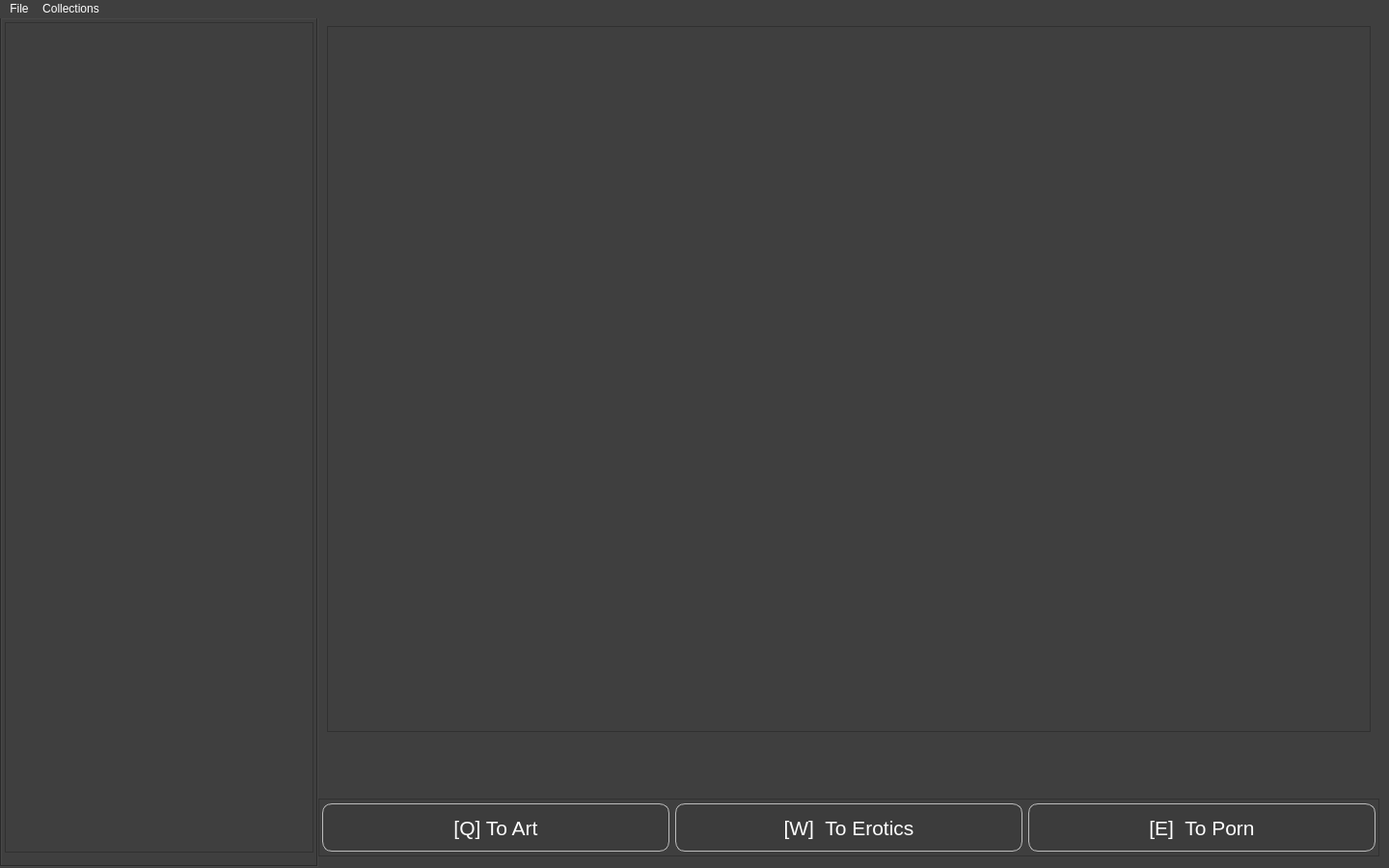
<?xml version="1.0" encoding="UTF-8"?>
<ui version="4.0">
 <class>MainWindow</class>
 <widget class="QMainWindow" name="MainWindow">
  <property name="geometry">
   <rect>
    <x>0</x>
    <y>0</y>
    <width>1440</width>
    <height>900</height>
   </rect>
  </property>
  <property name="minimumSize">
   <size>
    <width>1440</width>
    <height>900</height>
   </size>
  </property>
  <property name="maximumSize">
   <size>
    <width>1440</width>
    <height>900</height>
   </size>
  </property>
  <property name="windowTitle">
   <string>SORTAH</string>
  </property>
  <property name="windowIcon">
   <iconset resource="../resources.qrc">
    <normaloff>:/icons/icons/window_icon.jpg</normaloff>:/icons/icons/window_icon.jpg</iconset>
  </property>
  <property name="windowOpacity">
   <double>1.000000000000000</double>
  </property>
  <property name="autoFillBackground">
   <bool>false</bool>
  </property>
  <property name="styleSheet">
   <string notr="true">color: rgb(255, 255, 255);
font: 75 13pt &quot;Century Gothic&quot;;
selection-background-color: rgb(188, 188, 188);
selection-color: rgb(0, 0, 0);
border-color: rgb(15, 15, 15);
background-color: rgb(63, 63, 63);
alternate-background-color: rgb(188, 188, 188);</string>
  </property>
  <property name="toolButtonStyle">
   <enum>Qt::ToolButtonFollowStyle</enum>
  </property>
  <property name="tabShape">
   <enum>QTabWidget::Rounded</enum>
  </property>
  <property name="dockNestingEnabled">
   <bool>false</bool>
  </property>
  <widget class="QWidget" name="centralwidget">
   <widget class="QFrame" name="verticalFrame_2">
    <property name="geometry">
     <rect>
      <x>330</x>
      <y>-1</y>
      <width>1101</width>
      <height>881</height>
     </rect>
    </property>
    <property name="frameShape">
     <enum>QFrame::NoFrame</enum>
    </property>
    <property name="frameShadow">
     <enum>QFrame::Sunken</enum>
    </property>
    <widget class="QFrame" name="verticalFrame">
     <property name="geometry">
      <rect>
       <x>0</x>
       <y>0</y>
       <width>1100</width>
       <height>801</height>
      </rect>
     </property>
     <property name="frameShape">
      <enum>QFrame::NoFrame</enum>
     </property>
     <property name="frameShadow">
      <enum>QFrame::Sunken</enum>
     </property>
     <layout class="QVBoxLayout" name="verticalLayout">
      <item>
       <widget class="QLabel" name="label_current_image_image">
        <property name="sizePolicy">
         <sizepolicy hsizetype="Preferred" vsizetype="Preferred">
          <horstretch>0</horstretch>
          <verstretch>0</verstretch>
         </sizepolicy>
        </property>
        <property name="minimumSize">
         <size>
          <width>950</width>
          <height>640</height>
         </size>
        </property>
        <property name="layoutDirection">
         <enum>Qt::LeftToRight</enum>
        </property>
        <property name="styleSheet">
         <string notr="true"/>
        </property>
        <property name="frameShape">
         <enum>QFrame::StyledPanel</enum>
        </property>
        <property name="frameShadow">
         <enum>QFrame::Sunken</enum>
        </property>
        <property name="lineWidth">
         <number>2</number>
        </property>
        <property name="text">
         <string/>
        </property>
        <property name="scaledContents">
         <bool>false</bool>
        </property>
        <property name="alignment">
         <set>Qt::AlignCenter</set>
        </property>
        <property name="margin">
         <number>3</number>
        </property>
       </widget>
      </item>
      <item>
       <widget class="QLabel" name="label_current_image_name">
        <property name="maximumSize">
         <size>
          <width>16777215</width>
          <height>45</height>
         </size>
        </property>
        <property name="font">
         <font>
          <family>Century Gothic</family>
          <pointsize>13</pointsize>
          <weight>9</weight>
          <italic>false</italic>
          <bold>false</bold>
         </font>
        </property>
        <property name="styleSheet">
         <string notr="true">border: 0px;</string>
        </property>
        <property name="frameShape">
         <enum>QFrame::Box</enum>
        </property>
        <property name="frameShadow">
         <enum>QFrame::Sunken</enum>
        </property>
        <property name="text">
         <string/>
        </property>
        <property name="alignment">
         <set>Qt::AlignCenter</set>
        </property>
       </widget>
      </item>
     </layout>
    </widget>
    <widget class="QFrame" name="frame">
     <property name="enabled">
      <bool>true</bool>
     </property>
     <property name="geometry">
      <rect>
       <x>0</x>
       <y>810</y>
       <width>1100</width>
       <height>60</height>
      </rect>
     </property>
     <property name="minimumSize">
      <size>
       <width>1100</width>
       <height>60</height>
      </size>
     </property>
     <property name="maximumSize">
      <size>
       <width>16777215</width>
       <height>60</height>
      </size>
     </property>
     <property name="frameShape">
      <enum>QFrame::StyledPanel</enum>
     </property>
     <property name="frameShadow">
      <enum>QFrame::Raised</enum>
     </property>
     <layout class="QHBoxLayout" name="horizontalLayout">
      <property name="leftMargin">
       <number>3</number>
      </property>
      <property name="topMargin">
       <number>3</number>
      </property>
      <property name="rightMargin">
       <number>3</number>
      </property>
      <property name="bottomMargin">
       <number>3</number>
      </property>
      <item>
       <widget class="QPushButton" name="button_to_art">
        <property name="sizePolicy">
         <sizepolicy hsizetype="Preferred" vsizetype="Fixed">
          <horstretch>0</horstretch>
          <verstretch>0</verstretch>
         </sizepolicy>
        </property>
        <property name="minimumSize">
         <size>
          <width>100</width>
          <height>50</height>
         </size>
        </property>
        <property name="maximumSize">
         <size>
          <width>400</width>
          <height>16777215</height>
         </size>
        </property>
        <property name="styleSheet">
         <string notr="true">QPushButton {
	background-color: rgb(60, 60, 60);
    border-radius: 10px;
    border: 1px solid rgb(188, 188, 188);
	font-size: 16pt;
}
QPushButton:hover{
	background-color: rgb(188, 188, 188);
	color: rgb(0, 0, 0);
}</string>
        </property>
        <property name="text">
         <string>[Q] To Art</string>
        </property>
       </widget>
      </item>
      <item>
       <widget class="QPushButton" name="button_to_erotics">
        <property name="sizePolicy">
         <sizepolicy hsizetype="Preferred" vsizetype="Fixed">
          <horstretch>0</horstretch>
          <verstretch>0</verstretch>
         </sizepolicy>
        </property>
        <property name="minimumSize">
         <size>
          <width>100</width>
          <height>50</height>
         </size>
        </property>
        <property name="maximumSize">
         <size>
          <width>400</width>
          <height>16777215</height>
         </size>
        </property>
        <property name="styleSheet">
         <string notr="true">QPushButton {
	background-color: rgb(60, 60, 60);
    border-radius: 10px;
    border: 1px solid rgb(188, 188, 188);
	font-size: 16pt;
}
QPushButton:hover{
	background-color: rgb(188, 188, 188);
	color: rgb(0, 0, 0);
}</string>
        </property>
        <property name="text">
         <string>[W]  To Erotics</string>
        </property>
       </widget>
      </item>
      <item>
       <widget class="QPushButton" name="button_to_porn">
        <property name="sizePolicy">
         <sizepolicy hsizetype="Preferred" vsizetype="Fixed">
          <horstretch>0</horstretch>
          <verstretch>0</verstretch>
         </sizepolicy>
        </property>
        <property name="minimumSize">
         <size>
          <width>100</width>
          <height>50</height>
         </size>
        </property>
        <property name="maximumSize">
         <size>
          <width>400</width>
          <height>16777215</height>
         </size>
        </property>
        <property name="layoutDirection">
         <enum>Qt::RightToLeft</enum>
        </property>
        <property name="styleSheet">
         <string notr="true">QPushButton {
	background-color: rgb(60, 60, 60);
    border-radius: 10px;
    border: 1px solid rgb(188, 188, 188);
	font-size: 16pt;
}
QPushButton:hover{
	background-color: rgb(188, 188, 188);
	color: rgb(0, 0, 0);
}</string>
        </property>
        <property name="text">
         <string>[E]  To Porn</string>
        </property>
       </widget>
      </item>
     </layout>
    </widget>
   </widget>
   <widget class="QFrame" name="verticalFrame">
    <property name="geometry">
     <rect>
      <x>0</x>
      <y>-1</y>
      <width>330</width>
      <height>881</height>
     </rect>
    </property>
    <property name="sizePolicy">
     <sizepolicy hsizetype="Minimum" vsizetype="Preferred">
      <horstretch>0</horstretch>
      <verstretch>0</verstretch>
     </sizepolicy>
    </property>
    <property name="sizeIncrement">
     <size>
      <width>0</width>
      <height>0</height>
     </size>
    </property>
    <property name="layoutDirection">
     <enum>Qt::LeftToRight</enum>
    </property>
    <property name="autoFillBackground">
     <bool>false</bool>
    </property>
    <property name="frameShape">
     <enum>QFrame::Box</enum>
    </property>
    <property name="frameShadow">
     <enum>QFrame::Sunken</enum>
    </property>
    <widget class="QTreeView" name="treeView_image_list">
     <property name="geometry">
      <rect>
       <x>5</x>
       <y>5</y>
       <width>320</width>
       <height>861</height>
      </rect>
     </property>
     <property name="sizePolicy">
      <sizepolicy hsizetype="Preferred" vsizetype="MinimumExpanding">
       <horstretch>0</horstretch>
       <verstretch>0</verstretch>
      </sizepolicy>
     </property>
     <property name="styleSheet">
      <string notr="true">QListWidget::item:hover{
	background-color: rgb(188, 188, 188);
	color: rgb(0, 0, 0);
}

QListWidget::item:selected{
	background-color: rgb(210, 210, 210);
	color: rgb(0, 0, 0);
}</string>
     </property>
     <property name="frameShape">
      <enum>QFrame::StyledPanel</enum>
     </property>
     <property name="frameShadow">
      <enum>QFrame::Sunken</enum>
     </property>
     <property name="lineWidth">
      <number>1</number>
     </property>
     <property name="midLineWidth">
      <number>0</number>
     </property>
     <property name="editTriggers">
      <set>QAbstractItemView::EditKeyPressed</set>
     </property>
     <property name="animated">
      <bool>true</bool>
     </property>
    </widget>
   </widget>
  </widget>
  <widget class="QMenuBar" name="menuBar">
   <property name="enabled">
    <bool>true</bool>
   </property>
   <property name="geometry">
    <rect>
     <x>0</x>
     <y>0</y>
     <width>1440</width>
     <height>27</height>
    </rect>
   </property>
   <property name="styleSheet">
    <string notr="true">QMenuBar::item:selected {
	background-color: rgb(188, 188, 188);
	color: rgb(0, 0, 0);
}</string>
   </property>
   <widget class="QMenu" name="menuFile">
    <property name="styleSheet">
     <string notr="true"/>
    </property>
    <property name="title">
     <string>File</string>
    </property>
    <addaction name="actionOpen_Folder"/>
    <addaction name="actionSettings"/>
    <addaction name="actionExit"/>
   </widget>
   <widget class="QMenu" name="menuCollections">
    <property name="title">
     <string>Collections</string>
    </property>
    <addaction name="actionAll_Images"/>
    <addaction name="separator"/>
    <addaction name="actionPorn"/>
    <addaction name="actionErotics"/>
    <addaction name="actionArt"/>
    <addaction name="separator"/>
    <addaction name="actionRecycle_bin"/>
    <addaction name="separator"/>
    <addaction name="separator"/>
   </widget>
   <addaction name="menuFile"/>
   <addaction name="menuCollections"/>
  </widget>
  <action name="actionOpen_Folder">
   <property name="text">
    <string>Open</string>
   </property>
  </action>
  <action name="actionCollections">
   <property name="text">
    <string>Collections</string>
   </property>
  </action>
  <action name="actionSettings">
   <property name="text">
    <string>Settings</string>
   </property>
  </action>
  <action name="actionExit">
   <property name="text">
    <string>Exit</string>
   </property>
  </action>
  <action name="actionNew_Collection">
   <property name="text">
    <string>New Collection</string>
   </property>
  </action>
  <action name="actionAll_Images">
   <property name="text">
    <string>All Images</string>
   </property>
  </action>
  <action name="actionUnsorted">
   <property name="text">
    <string>Unsorted</string>
   </property>
  </action>
  <action name="actioncol">
   <property name="text">
    <string>col</string>
   </property>
  </action>
  <action name="actionPorn">
   <property name="text">
    <string>Porn</string>
   </property>
  </action>
  <action name="actionErotics">
   <property name="text">
    <string>Erotics</string>
   </property>
  </action>
  <action name="actionArt">
   <property name="text">
    <string>Art</string>
   </property>
  </action>
  <action name="actionRecycle_bin">
   <property name="text">
    <string>Recycle bin</string>
   </property>
  </action>
  <action name="actionRefresh_List">
   <property name="text">
    <string>Refresh List</string>
   </property>
  </action>
  <action name="actionMove_Images">
   <property name="text">
    <string>Move Images</string>
   </property>
  </action>
 </widget>
 <resources>
  <include location="../resources.qrc"/>
 </resources>
 <connections/>
</ui>
